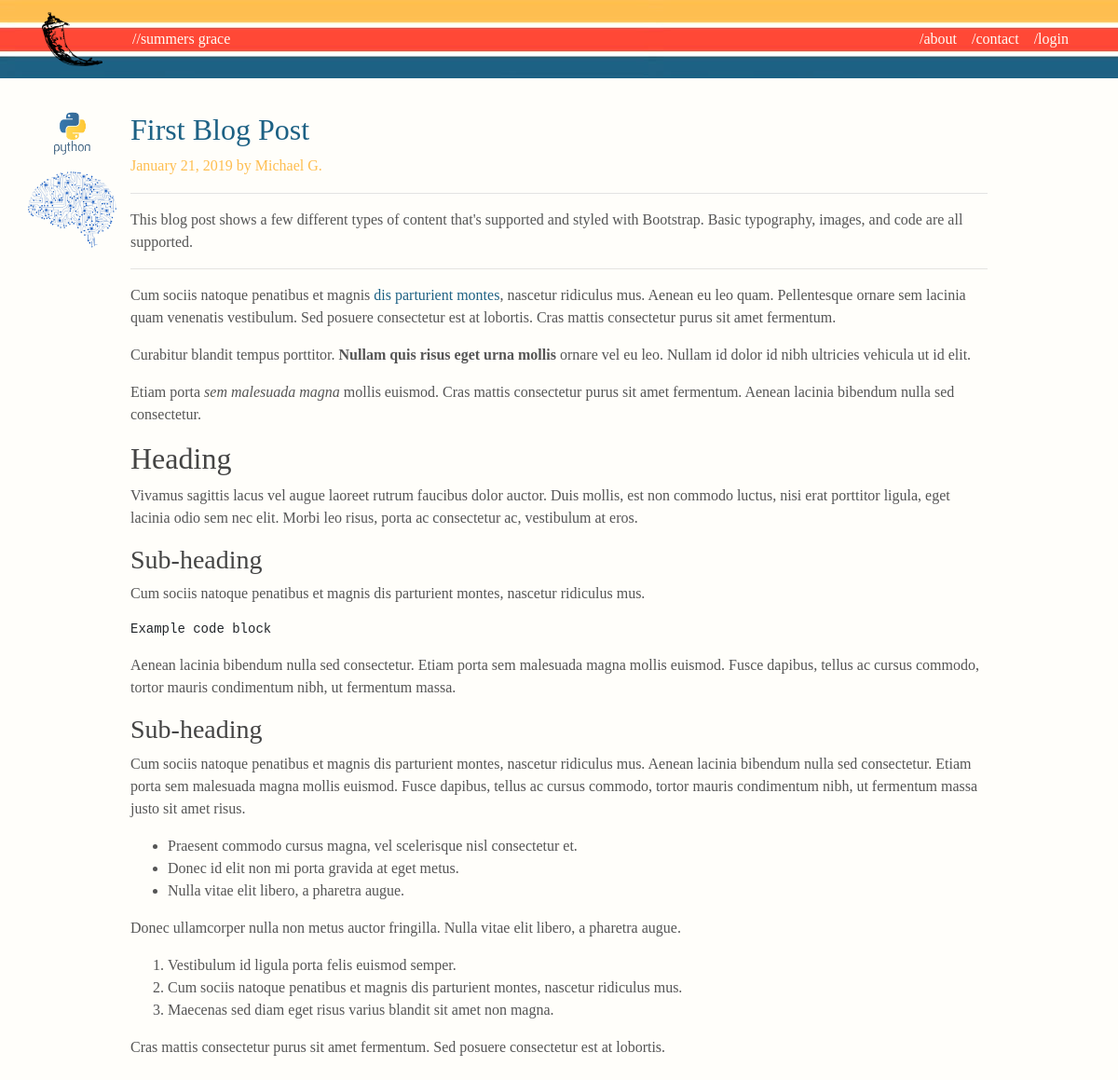
The app's page /post/first-blog-post with its own data.
### personal_blog/models.py (models this page shows, shortened)
class Tag(db.Model):
    id = db.Column(db.Integer, primary_key=True)
    tag_name = db.Column(db.String(20), unique=True, nullable=False)
    image_file = db.Column(db.String(20), nullable=False, default='default.jpg')

class Post(db.Model):
    id = db.Column(db.Integer, primary_key=True)
    title = db.Column(db.String(100), nullable=False)
    slug = db.Column(db.String(100), unique=True, nullable=False)
    date_posted = db.Column(db.DateTime, nullable=False, default=datetime.utcnow)
    content = db.Column(db.Text, nullable=False)
    user_id = db.Column(db.Integer, db.ForeignKey('user.id'), nullable=False)
    tags = db.relationship('Tag', secondary=posts_and_tags, lazy='subquery', backref=db.backref('pages', lazy=True))

class User(db.Model, UserMixin):
    id = db.Column(db.Integer, primary_key=True)
    username = db.Column(db.String(20), unique=True, nullable=False)
    alias = db.Column(db.String(20), unique=True, nullable=False)
    image_file = db.Column(db.String(20), nullable=False, default='default.jpg')
    password = db.Column(db.String(60), nullable=False)
    posts = db.relationship('Post', backref='author', lazy=True)

### personal_blog/routes.py (the view)
@app.route("/post/<slug>")
def post(slug):
    post = Post.query.filter_by(slug=slug).first_or_404()
    return render_template('post.html', title=post.title, post=post)

### personal_blog/templates/post.html (shortened to what this page needs)
{% extends "layout.html" %}
{% block content %}
<div class="row" id="blog_post">
<div class="blog-post">
   <div class="row">
      <article class="media content-section">
         <div class="col-sm-1 blog-main">
            {% for tag in post.tags %}
            <div class="row" id='tag_pictures'>
               <a href="{{ url_for('tag_posts', tag_name=tag.tag_name) }}", title="{{ tag.tag_name }}">
               <img class="img-fluid rounded-circle article-img" src="{{ url_for('static', filename='tag_pics/' + tag.image_file) }}" >
               </a>
            </div>
            {% endfor %}
         </div>
         <div class="col-sm-10 blog-main">
            <div class="media-body">
               <div class="article-metadata">
                  <h2><a class="article-title" href="{{ url_for('post', slug=post.slug) }}">{{ post.title }}</a></h2>
                  <p class="blog-post-meta">{{ post.date_posted.strftime('%B %d, %Y') }} by {{ post.author.alias }} </p>
               </div>
               <p class="article-content">{{ post.content|safe }}</p>
            </div>
      </article>
      </div>
   </div>
</div>
{% endblock content %}

### personal_blog/static/main.css (style rules this page uses)
a { color: #1d6184; }
body { background: #fffefa; color: #333333; margin-top: 5rem; font-family: Georgia, "Times New Roman", Times, serif; color: #555; }
h1, h2, h3, h4, h5, h6 { color: #444444; }
.article-content { white-space: pre-line; }
.article-img { width: 170px; margin-right: 16px; }
.article-metadata { padding-bottom: 1px; margin-bottom: 4px; border-bottom: 1px solid #e3e3e3 }
.blog-post { margin-bottom: 3rem; }
#blog_post { padding-top: 40px; }
#tag_pictures { padding-bottom: 1rem; }
.blog-post-meta { color: #febe50; }

### records on screen
Tag: image_file (picture)
Tag: image_file (picture)
Post: title "First Blog Post", date_posted "January 21, 2019", content "This blog post shows a few different types of content that's supported and styled with Bootstrap. Basic typography, images, and code are all supported. Cum sociis natoque penatibus et magnis dis parturient montes , nascetur ridiculus mus. Aenean eu leo quam. Pellentesque ornare sem lacinia quam venenatis vestibulum. Sed posuere consectetur est at lobortis. Cras mattis consectetur purus sit amet fermentum. Curabitur blandit tempus porttitor. Nullam quis risus eget urna mollis ornare vel eu leo. Nullam id dolor id nibh ultricies vehicula ut id elit. Etiam porta sem malesuada magna mollis euismod. Cras mattis consectetur purus sit amet fermentum. Aenean lacinia bibendum nulla sed consectetur.…"
User: author.alias "Michael G."
